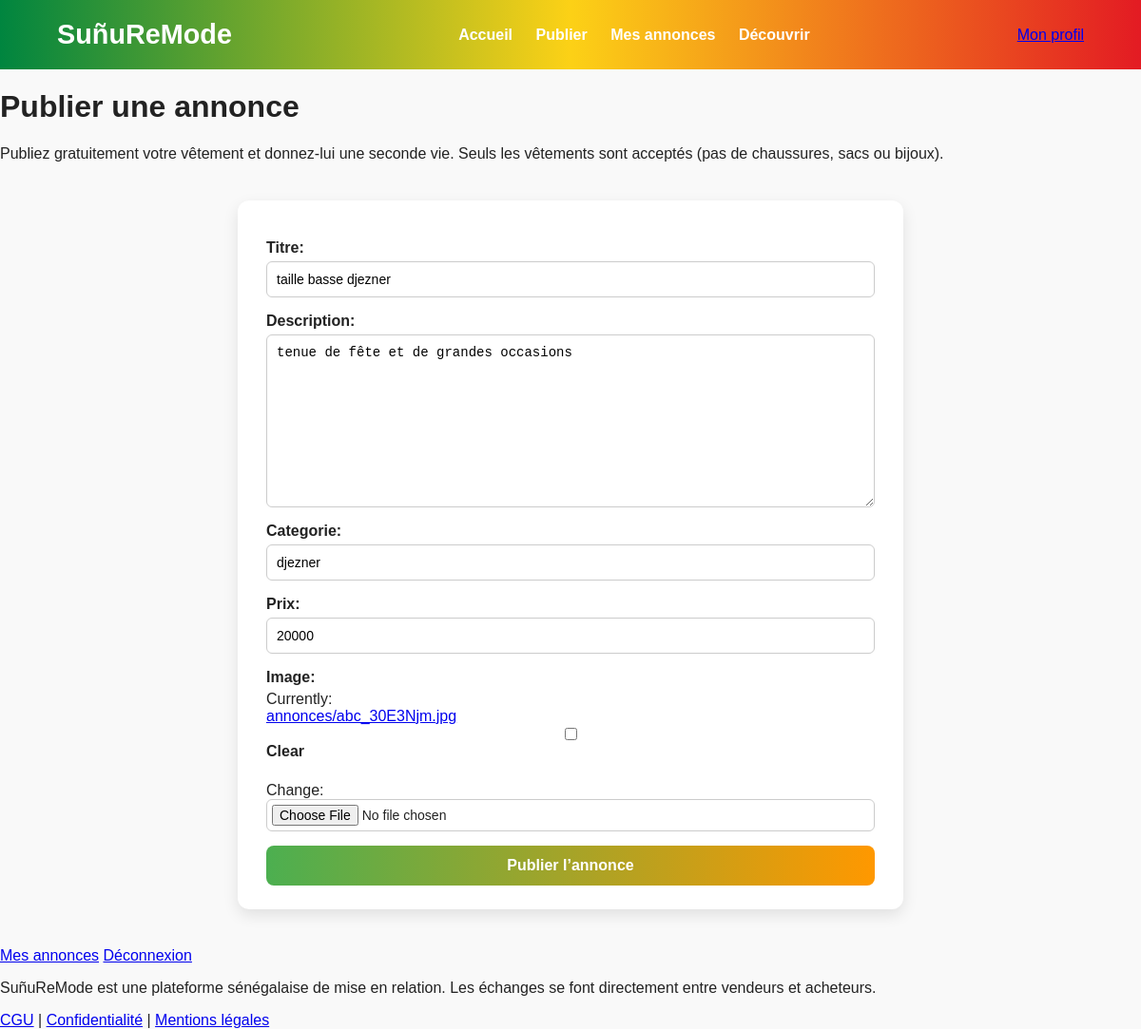
The app's page /annonce/1/modifier/ (signed in) with its own data.
### core/models.py (models this page shows, shortened)
class Annonce(models.Model):
    CATEGORIES = [
        ('wax', 'Wax'),
        ('bazin', 'Bazin'),
        ('djezner', 'Djezner'),
        ('tchioup', 'Tchioup'),
        ('tissu', 'Tissu'),
    ]
    auteur = models.ForeignKey(User, on_delete=models.CASCADE)
    titre = models.CharField(max_length=200)
    description = models.TextField()
    prix = models.IntegerField()
    categorie = models.CharField(max_length=50)
    image = models.ImageField(upload_to='annonces/', blank=True, null=True)

### core/views.py (the view)
# urls.py: path('annonce/<int:annonce_id>/modifier/', views.modifier_annonce, name='modifier_annonce'),
@login_required
def modifier_annonce(request, annonce_id):
    annonce = get_object_or_404(Annonce, id=annonce_id, auteur=request.user)
    if request.method == 'POST':
        form = AnnonceForm(request.POST, request.FILES, instance=annonce)
        if form.is_valid():
            form.save()
            return redirect('mes_annonces')
    else:
        form = AnnonceForm(instance=annonce)
    return render(request, 'core/publier_annonce.html', {'form': form})

### core/forms.py
class AnnonceForm(forms.ModelForm):
    class Meta:
        model = Annonce
        fields = ['titre', 'description', 'categorie', 'prix','image']

### core/templates/core/publier_annonce.html (shortened to what this page needs)
{% extends 'core/base.html' %}
{% block content %}
<h1>Publier une annonce</h1>
<p>
Publiez gratuitement votre vêtement et donnez-lui une seconde vie.
Seuls les vêtements sont acceptés (pas de chaussures, sacs ou bijoux).
</p>
<div class="publier-container">
    <form method="POST" enctype="multipart/form-data" class="publier-form">
        {{ form.as_p }}
        <button type="submit" class="btn-publier">
            Publier l’annonce
        </button>
    </form>
</div>
{% endblock %}

### core/static/core/style.css (style rules this page uses)
:root { --vert-senegal: #00853f; --jaune-senegal: #fcd116; --rouge-senegal: #e31b23; }
body { font-family: Arial, sans-serif; margin: 0; background-color: #f9f9f9; color: #222; }
button, .btn { width: 100%; padding: 14px; font-size: 16px; }
.publier-container { max-width: 700px; margin: 40px auto; }
.publier-form { background: #fff; padding: 25px 30px; border-radius: 12px; box-shadow: 0 6px 16px rgba(0,0,0,0.1); }
.publier-form p { display: flex; flex-direction: column; margin-bottom: 15px; }
.publier-form label { font-weight: 600; margin-bottom: 5px; }
.publier-form input, .publier-form textarea, .publier-form select { padding: 10px; border-radius: 6px; border: 1px solid #ccc; font-size: 14px; }
.publier-form input[type="file"] { padding: 5px; }
.btn-publier { background: linear-gradient(90deg, #4caf50, #ff9800); color: white; border: none; padding: 12px; font-size: 16px; border-radius: 8px; cursor: pointer; width: 100%; font-weight: bold; }

### records on screen
Annonce: titre "taille basse djezner", description "tenue de fête et de grandes occasions", categorie "djezner", prix "20000"
